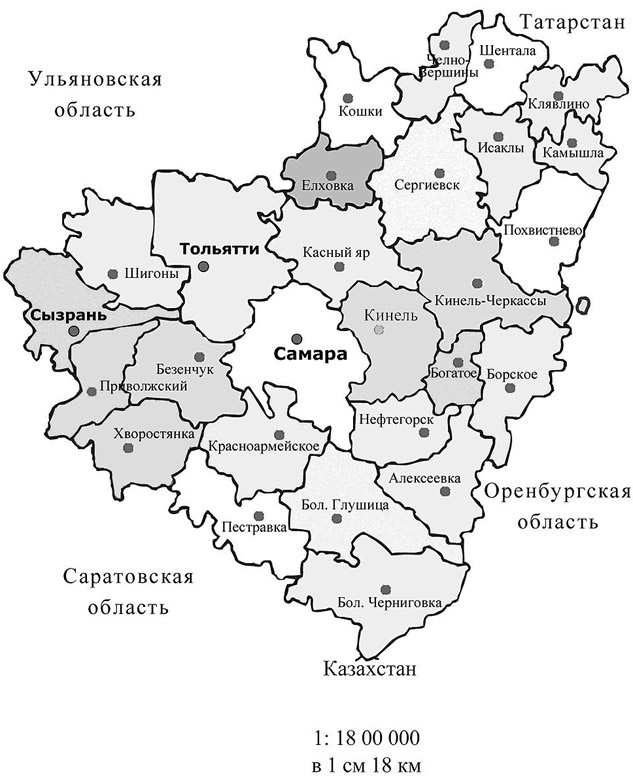
#> input picture reference/samara-oblast-map.jpg, 633 x 777 px
$ python make-svg.py
#> lines starting #> are read from the running program, lines starting #| are printed output that depends on the picture; after the words box and inside, x2 and y2 are one past the last pixel; in counts of white or black regions, pixels touching at a corner belong together
#!/usr/bin/env python3
# -*- coding: utf-8 -*-
"""make-svg.py — JPG карты → SVG заливок районов. Без Paint, без обводки.

Вход:  reference/samara-oblast-map.jpg
Выход: prototype/map-fills-only.svg

Рабочая модель — растровая разметка (пиксель → id района).
В SVG уходит только контур каждой метки: список вершин (x, y) + fill.
Цвет не хранится в точках. Слоя границ нет: щель между районами = подложка.

См. docs/MAP-PIPELINE.md.
"""
from __future__ import annotations

import cv2
import numpy as np
import sys
from pathlib import Path

ROOT = Path(__file__).resolve().parents[1]
SRC = ROOT / "reference" / "samara-oblast-map.jpg"
OUT = ROOT / "prototype" / "map-fills-only.svg"
DIAG = ROOT / "prototype" / "_iter1-labels.png"

PALETTE = [
    "#EAD9BC", "#DDE3C8", "#F0DFB8", "#D7E0CF", "#EFDCC9",
    "#E3E0CC", "#EDD8C0", "#DBE2C9", "#F2E0C0", "#D9E1CE",
]
BG = "#F2E8D5"
MIN_AREA = 700
LINE_T = 120          # темнее — кандидат в чернила (линии/текст/точки)
DILATE_ITERS = 2      # «пожирнее», вместо Paint
EPS_PX = 1.2          # упрощение контура в пикселях, не доля периметра


def territory_mask(gray: np.ndarray) -> np.ndarray:
    m = (gray < 250).astype(np.uint8) * 255
    m = cv2.morphologyEx(m, cv2.MORPH_CLOSE, np.ones((7, 7), np.uint8))
    m = cv2.morphologyEx(m, cv2.MORPH_OPEN, np.ones((3, 3), np.uint8))
    cnts, _ = cv2.findContours(m, cv2.RETR_EXTERNAL, cv2.CHAIN_APPROX_SIMPLE)
    if not cnts:
        raise RuntimeError("территория не найдена")
    out = np.zeros_like(gray)
    cv2.drawContours(out, [max(cnts, key=cv2.contourArea)], -1, 255, -1)
    return out


def ink_components(gray: np.ndarray, terr: np.ndarray) -> tuple[np.ndarray, np.ndarray, np.ndarray]:
    dark = ((gray < LINE_T) & (terr > 0)).astype(np.uint8)
    closed = cv2.morphologyEx(dark, cv2.MORPH_CLOSE, np.ones((3, 3), np.uint8))
    n, labels, stats, _ = cv2.connectedComponentsWithStats(closed, connectivity=8)
    return labels, stats, closed


def inpaint_debris(gray: np.ndarray, labels: np.ndarray, stats: np.ndarray) -> np.ndarray:
    """Главная связная компонента чернил = сеть границ. Остальное (буквы, точки) затираем."""
    if stats.shape[0] < 2:
        return gray
    areas = stats[1:, 4]
    main = 1 + int(np.argmax(areas))
    debris = ((labels > 0) & (labels != main)).astype(np.uint8) * 255
    if int(debris.sum()) == 0:
        return gray
    return cv2.inpaint(gray, debris, 3, cv2.INPAINT_TELEA)


def line_mask(gray: np.ndarray, terr: np.ndarray) -> np.ndarray:
    labels, stats, closed = ink_components(gray, terr)
    if stats.shape[0] < 2:
        return closed
    areas = stats[1:, 4]
    main = 1 + int(np.argmax(areas))
    lines = (labels == main).astype(np.uint8)
    # обрывки линий, не прилипшие к сети
    for i in range(1, stats.shape[0]):
        if i == main:
            continue
        x, y, bw, bh, a = stats[i]
        long_thin = a > 80 and max(bw, bh) > 40 and min(bw, bh) < 14
        if long_thin:
            lines[labels == i] = 1
    return lines


def extract_regions(gray: np.ndarray) -> tuple[list[np.ndarray], np.ndarray]:
    terr = territory_mask(gray)
    labels0, stats0, _ = ink_components(gray, terr)
    cleaned = inpaint_debris(gray, labels0, stats0)
    lines = line_mask(cleaned, terr)
    thick = cv2.dilate(lines, np.ones((3, 3), np.uint8), iterations=DILATE_ITERS)
    cells = ((terr > 0) & (thick == 0)).astype(np.uint8)
    n, labels, stats, _ = cv2.connectedComponentsWithStats(cells, connectivity=4)
    regions = [i for i in range(1, n) if stats[i][4] >= MIN_AREA]
    regions.sort(key=lambda i: -stats[i][4])
    return regions, labels


def contour_to_d(contour: np.ndarray, eps_px: float = EPS_PX) -> str:
    poly = cv2.approxPolyDP(contour, eps_px, True)
    pts = poly.reshape(-1, 2)
    if len(pts) < 3:
        return ""
    parts = [f"M{int(pts[0][0])},{int(pts[0][1])}"]
    parts += [f"L{int(x)},{int(y)}" for x, y in pts[1:]]
    parts.append("Z")
    return " ".join(parts)


def write_svg(paths: list[tuple[str, str, int]], w: int, h: int, dest: Path) -> None:
    body = []
    for d, color, idx in paths:
        body.append(f'<path d="{d}" fill="{color}" data-region="r{idx}"/>')
    svg = (
        f'<?xml version="1.0" encoding="UTF-8"?>\n'
        f'<svg xmlns="http://www.w3.org/2000/svg" width="{w}" height="{h}" '
        f'viewBox="0 0 {w} {h}">\n'
        f'  <rect width="{w}" height="{h}" fill="{BG}"/>\n'
        f'  <g id="regions">\n'
        + "\n".join(body)
        + "\n  </g>\n</svg>\n"
    )
    dest.write_text(svg, encoding="utf-8")


def save_label_preview(labels: np.ndarray, regions: list[int], dest: Path) -> None:
    h, w = labels.shape
    vis = np.full((h, w, 3), 242, np.uint8)
    vis[:, :] = (0xF2, 0xE8, 0xD5)
    rng = np.array(
        [
            [234, 217, 188], [221, 227, 200], [240, 223, 184], [215, 224, 207],
            [239, 220, 201], [227, 224, 204], [237, 216, 192], [219, 226, 201],
            [242, 224, 192], [217, 225, 206],
        ],
        dtype=np.uint8,
    )
    for idx, ri in enumerate(regions):
        vis[labels == ri] = rng[idx % len(rng)]
    cv2.imwrite(str(dest), cv2.cvtColor(vis, cv2.COLOR_RGB2BGR))


def main() -> int:
    if not SRC.exists():
        print(f"нет входа: {SRC}")
        return 1
    gray = cv2.imread(str(SRC), cv2.IMREAD_GRAYSCALE)
#> gray is the input picture: shape (777, 633); min 0, max 255, mean 232.4
    h, w = gray.shape
#> h = 777; w = 633
    print(f"вход: {SRC.name} {w}x{h}")
#| вход: samara-oblast-map.jpg 633x777

    regions, labels = extract_regions(gray)
#> in territory_mask, `m = (gray < 250).astype(np.uint8) * 255`:
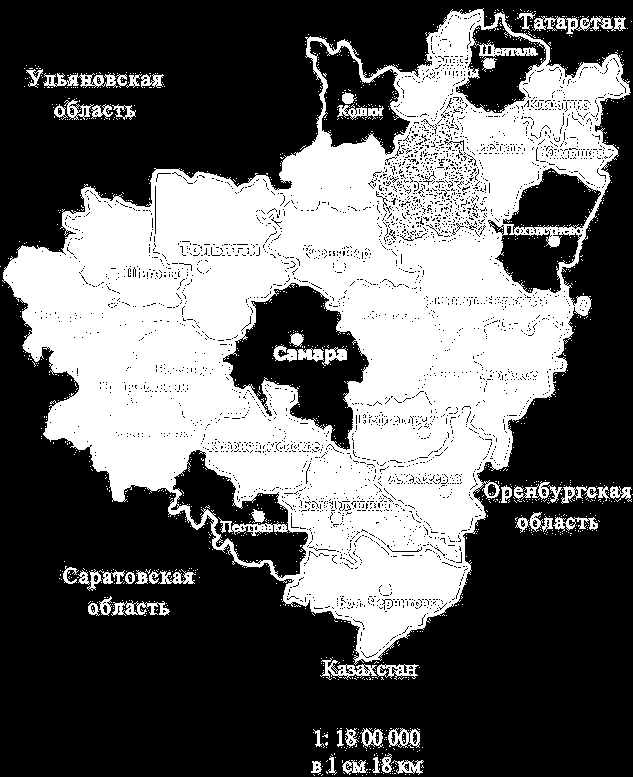
#> m: shape (777, 633); 39.3% white; 1218 white regions (1166 under 20 px), largest, box (x1, y1, x2, y2) and area: (2, 8, 631, 665) 181670, (533, 16, 626, 34) 744, (43, 73, 118, 88) 570
#> in territory_mask, `m = cv2.morphologyEx(m, cv2.MORPH_CLOSE, np.ones((7, 7), np.uint8))`: m: shape (777, 633); 44.9% white; 11 white regions (3 under 20 px), largest, box (x1, y1, x2, y2) and area: (0, 8, 633, 680) 209487, (311, 728, 424, 777) 3428, (24, 65, 165, 88) 2072
#> in territory_mask, `m = cv2.morphologyEx(m, cv2.MORPH_OPEN, np.ones((3, 3), np.uint8))`:
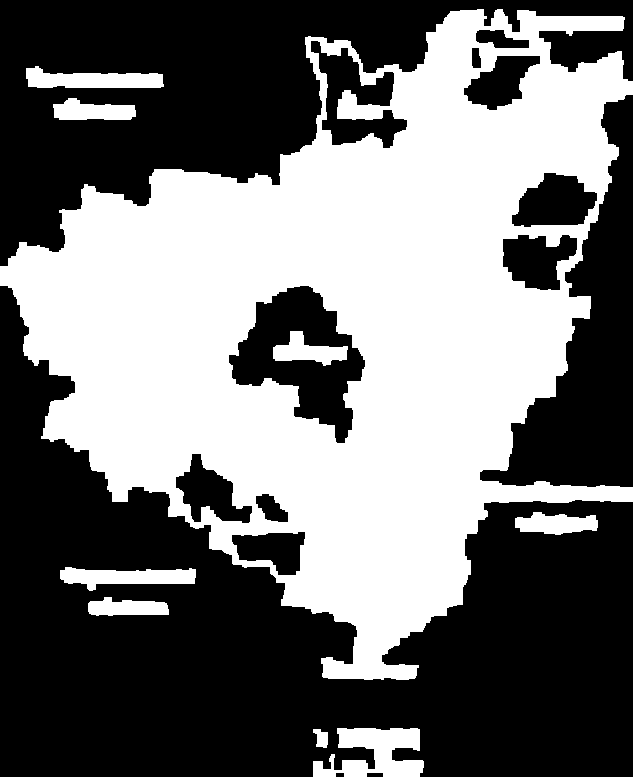
#> m: shape (777, 633); 44.9% white; 9 white regions
#> in territory_mask, `cnts, _ = cv2.findContours(m, cv2.RETR_EXTERNAL, cv2.CHAIN_APPROX_SIMP..`: cnts = 8 contours; box (x1, y1, x2, y2) and area: (0, 9, 633, 680) 236158, (313, 728, 424, 777) 3135, (26, 66, 164, 88) 1900, (60, 567, 196, 591) 1804, (515, 512, 598, 535) 1240, (53, 98, 136, 120) 1216, (88, 597, 169, 616) 1048, (313, 729, 328, 748) 169
#> in territory_mask, `cv2.drawContours(out, [max(cnts, key=cv2.contourArea)], -1, 255, -1)`: out: shape (777, 633); 48.4% white; 1 white region, box (x1, y1, x2, y2) and area: (0, 9, 633, 680) 237936
#> in ink_components, `dark = ((gray < LINE_T) & (terr > 0)).astype(np.uint8)`: dark: shape (777, 633); values 0 (black) and 1 (white), 5.8% white in thin lines or dots, all inside (x1, y1, x2, y2) = (3, 10, 630, 676)
#> in ink_components, `closed = cv2.morphologyEx(dark, cv2.MORPH_CLOSE, np.ones((3, 3), np.ui..`: closed: shape (777, 633); values 0 (black) and 1 (white), 6.6% white; 106 white regions (20 under 20 px), largest, box (x1, y1, x2, y2) and area: (3, 10, 629, 661) 23203, (299, 350, 347, 363) 386, (244, 441, 319, 454) 377
#> in ink_components, `n, labels, stats, _ = cv2.connectedComponentsWithStats(closed, connect..`:
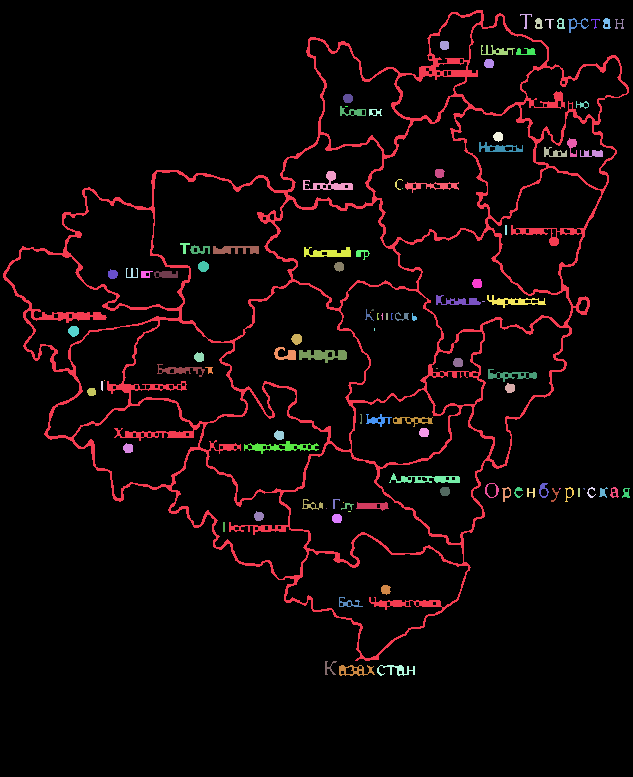
#> labels: shape (777, 633) int32; 107 distinct labels, from 0 to 106; one colour per label, 0 black
#> in ink_components, `n, labels, stats, _ = cv2.connectedComponentsWithStats(closed, connect..`: n = 107; stats = 107 rows, first 6: [0, 0, 633, 777, 459624], [3, 10, 626, 651, 23203], [520, 14, 12, 15, 45], [535, 18, 8, 11, 59], [545, 19, 9, 10, 27], [557, 18, 8, 11, 52]
#> in extract_regions, `labels0, stats0, _ = ink_components(gray, terr)`: stats0 has the same summary as stats in ink_components
#> in inpaint_debris, `areas = stats[1:, 4]`: areas = 106 values, max 23203 at index 0, min 1 at index 27, mean 303.9
#> in inpaint_debris, `main = 1 + int(np.argmax(areas))`: main = 1
#> in inpaint_debris, `debris = ((labels > 0) & (labels != main)).astype(np.uint8) * 255`: debris: shape (777, 633); 1.8% white; 105 white regions (20 under 20 px), largest, box (x1, y1, x2, y2) and area: (299, 350, 347, 363) 386, (244, 441, 319, 454) 377, (303, 171, 353, 190) 349
#> in ink_components (call 2), `dark = ((gray < LINE_T) & (terr > 0)).astype(np.uint8)`: dark: shape (777, 633); values 0 (black) and 1 (white), 4.4% white in thin lines or dots, all inside (x1, y1, x2, y2) = (3, 10, 629, 661)
#> in line_mask, `labels, stats, closed = ink_components(gray, terr)`: stats = [[0, 0, 633, 777, 468641], [3, 10, 626, 651, 23200]]
#> in line_mask, `areas = stats[1:, 4]`: areas = [23200]
#> in line_mask, `main = 1 + int(np.argmax(areas))`: main = 1
#> in extract_regions, `thick = cv2.dilate(lines, np.ones((3, 3), np.uint8), iterations=DILATE..`: thick: shape (777, 633); values 0 (black) and 1 (white), 13.3% white; 1 white region, box (x1, y1, x2, y2) and area: (1, 8, 631, 663) 65567
#> in extract_regions, `cells = ((terr > 0) & (thick == 0)).astype(np.uint8)`: cells: shape (777, 633); values 0 (black) and 1 (white), 35.3% white; 190 white regions (121 under 20 px), largest, box (x1, y1, x2, y2) and area: (155, 174, 293, 339) 14055, (226, 285, 367, 448) 11482, (372, 99, 486, 243) 9080
#> in extract_regions, `n, labels, stats, _ = cv2.connectedComponentsWithStats(cells, connecti..`:
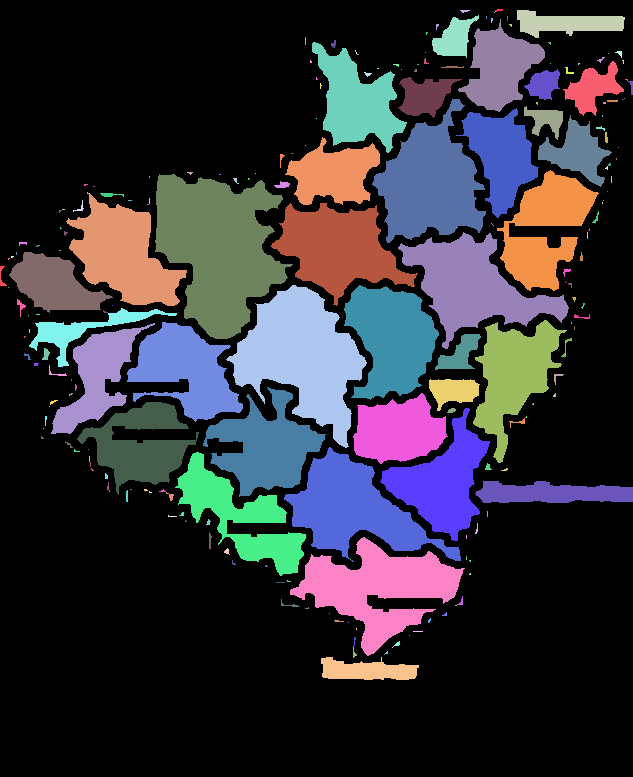
#> labels: shape (777, 633) int32; 219 distinct labels, from 0 to 218; one colour per label, 0 black
#> in extract_regions, `n, labels, stats, _ = cv2.connectedComponentsWithStats(cells, connecti..`: n = 219; stats = 219 rows, first 6: [0, 0, 633, 777, 317991], [495, 9, 8, 3, 16], [460, 10, 10, 3, 19], [517, 10, 108, 28, 1775], [494, 12, 1, 1, 1], [432, 15, 47, 43, 1080]
#> in extract_regions, `regions = [i for i in range(1, n) if stats[i][4] >= MIN_AREA]`: regions = 34 values from 3 to 218
#> regions = 34 values, max 218 at index 27, min 3 at index 26, mean 97.97
    print(f"районов: {len(regions)}")
#| районов: 34

    paths: list[tuple[str, str, int]] = []
    for idx, ri in enumerate(regions):
        mask = (labels == ri).astype(np.uint8)
        cnts, _ = cv2.findContours(mask, cv2.RETR_EXTERNAL, cv2.CHAIN_APPROX_NONE)
        if not cnts:
            continue
        d = contour_to_d(max(cnts, key=cv2.contourArea))
        if d:
            paths.append((d, PALETTE[idx % len(PALETTE)], idx))
#> this loop made 34 passes
#> ri on passes 1 to 12: 69, 113, 45, 187, 159, 98, 87, 114, 80, 143, 127, 152
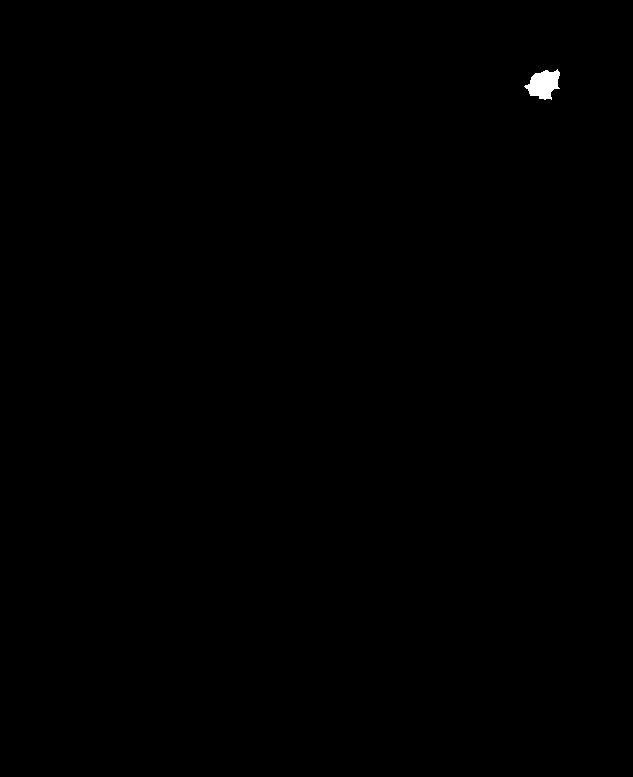
#> mask: shape (777, 633); values 0 (black) and 1 (white), 0.14% white; 1 white region, box (x1, y1, x2, y2) and area: (524, 69, 560, 100) 702
#> after the loop, paths = 34 items

    write_svg(paths, w, h, OUT)
#> the loop in write_svg, `for d, color, idx in paths:` made 34 passes
    save_label_preview(labels, regions, DIAG)
#> in save_label_preview, `vis = np.full((h, w, 3), 242, np.uint8)`: vis: shape (777, 633, 3); every value is 242
#> in save_label_preview, `rng = np.array( [ [234, 217, 188], [221, 227, 200], [240, 223, 184], [..`: rng = [[234, 217, 188], [221, 227, 200], [240, 223, 184], [215, 224, 207], [239, 220, 201], [227, 224, 204], [237, 216, 192], [219, 226, 201], [242, 224, 192], [217, 225, 206]]
#> the loop in save_label_preview, `for idx, ri in enumerate(regions):` made 34 passes
#> ri on passes 1 to 12: 69, 113, 45, 187, 159, 98, 87, 114, 80, 143, 127, 152
#> after the loop in save_label_preview, `for idx, ri in enumerate(regions):`:
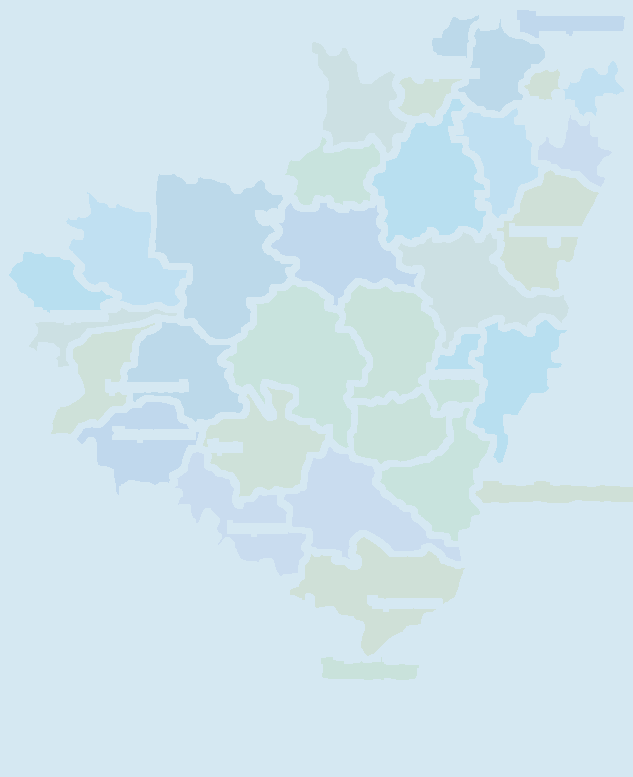
#> vis: shape (777, 633, 3); mean of channels 0, 1, 2 237.6, 228.7, 207.4; drawn as B, G, R
#> in save_label_preview, `cv2.imwrite(str(dest), cv2.cvtColor(vis, cv2.COLOR_RGB2BGR))`:
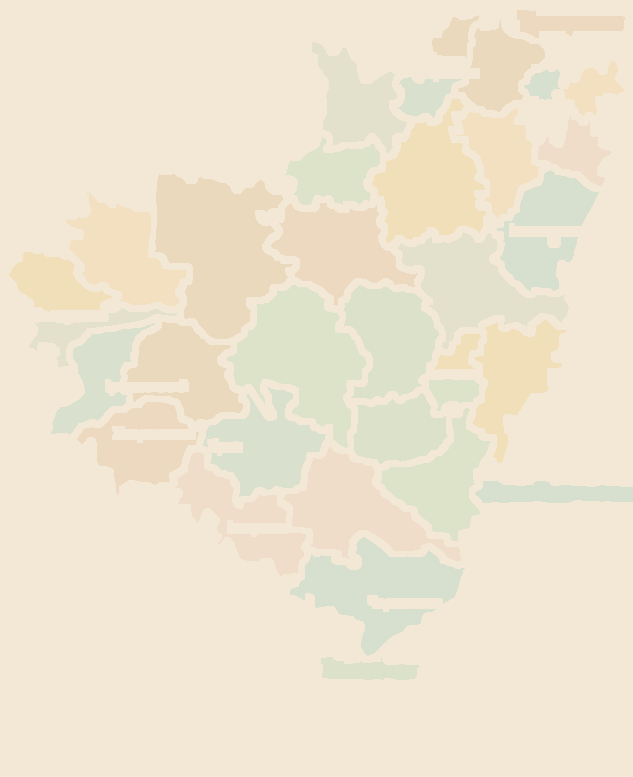
#> saved as _iter1-labels.png: shape (777, 633, 3); mean B, G, R 207.4, 228.7, 237.6
    has_stroke = "stroke" in OUT.read_text(encoding="utf-8")
    print(f"OK: {OUT} · {len(paths)} path · stroke={has_stroke} · diag={DIAG.name}")
#| OK: prototype/map-fills-only.svg · 34 path · stroke=False · diag=_iter1-labels.png
    return 0


if __name__ == "__main__":
    sys.exit(main())
#> (the program exits here)
